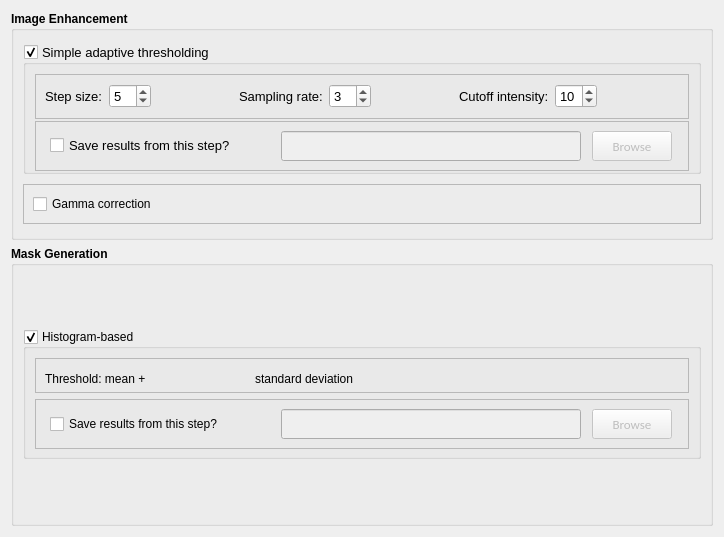
            <widget class="QWidget" name="scrollAreaWidgetContents">
             <property name="geometry">
              <rect>
               <x>0</x>
               <y>0</y>
               <width>724</width>
               <height>537</height>
              </rect>
             </property>
             <layout class="QVBoxLayout" name="verticalLayout_7">
              <item>
               <widget class="QGroupBox" name="groupBox_2">
                <property name="minimumSize">
                 <size>
                  <width>0</width>
                  <height>200</height>
                 </size>
                </property>
                <property name="maximumSize">
                 <size>
                  <width>16777215</width>
                  <height>300</height>
                 </size>
                </property>
                <property name="font">
                 <font>
                  <weight>75</weight>
                  <bold>true</bold>
                 </font>
                </property>
                <property name="title">
                 <string>Image Enhancement</string>
                </property>
                <layout class="QVBoxLayout" name="verticalLayout_4">
                 <item>
                  <widget class="QGroupBox" name="groupBox_3">
                   <property name="minimumSize">
                    <size>
                     <width>0</width>
                     <height>130</height>
                    </size>
                   </property>
                   <property name="maximumSize">
                    <size>
                     <width>16777215</width>
                     <height>130</height>
                    </size>
                   </property>
                   <property name="font">
                    <font>
                     <pointsize>10</pointsize>
                     <weight>50</weight>
                     <bold>false</bold>
                    </font>
                   </property>
                   <property name="title">
                    <string>Simple adaptive thresholding</string>
                   </property>
                   <property name="checkable">
                    <bool>true</bool>
                   </property>
                   <layout class="QVBoxLayout" name="verticalLayout_6">
                    <item>
                     <widget class="QFrame" name="frame_3">
                      <property name="minimumSize">
                       <size>
                        <width>0</width>
                        <height>45</height>
                       </size>
                      </property>
                      <property name="frameShape">
                       <enum>QFrame::StyledPanel</enum>
                      </property>
                      <property name="frameShadow">
                       <enum>QFrame::Raised</enum>
                      </property>
                      <layout class="QHBoxLayout" name="horizontalLayout_11">
                       <item>
                        <widget class="QLabel" name="label_2">
                         <property name="cursor">
                          <cursorShape>WhatsThisCursor</cursorShape>
                         </property>
                         <property name="mouseTracking">
                          <bool>true</bool>
                         </property>
                         <property name="toolTip">
                          <string>&lt;html&gt;&lt;head/&gt;&lt;body&gt;&lt;p&gt;&lt;span style=&quot; font-size:9pt;&quot;&gt;Step size refers to the interval between every sampled pixel/voxel. Usually step size it set to be roughly the same size as the object to be segmented. The default value is 5.&lt;/span&gt;&lt;/p&gt;&lt;/body&gt;&lt;/html&gt;</string>
                         </property>
                         <property name="text">
                          <string>Step size:</string>
                         </property>
                        </widget>
                       </item>
                       <item>
                        <widget class="QSpinBox" name="spinBox">
                         <property name="minimum">
                          <number>1</number>
                         </property>
                         <property name="value">
                          <number>5</number>
                         </property>
                        </widget>
                       </item>
                       <item>
                        <spacer name="horizontalSpacer_8">
                         <property name="orientation">
                          <enum>Qt::Horizontal</enum>
                         </property>
                         <property name="sizeHint" stdset="0">
                          <size>
                           <width>24</width>
                           <height>18</height>
                          </size>
                         </property>
                        </spacer>
                       </item>
                       <item>
                        <widget class="QLabel" name="label_3">
                         <property name="cursor">
                          <cursorShape>WhatsThisCursor</cursorShape>
                         </property>
                         <property name="mouseTracking">
                          <bool>true</bool>
                         </property>
                         <property name="toolTip">
                          <string>&lt;html&gt;&lt;head/&gt;&lt;body&gt;&lt;p&gt;&lt;span style=&quot; font-size:9pt;&quot;&gt;Sampling rate refers to how many pixels/voxels to be sampled in one direction. The simple adaptive thresholding samples the image in 6 direction with the pixel/voxel to be thresholded in the center: x+, x-, y+, y-, z+, z-. Smaller step size prefers larger sampling rate to cover sufficient area to be sampled. The default value is 3.&lt;/span&gt;&lt;/p&gt;&lt;/body&gt;&lt;/html&gt;</string>
                         </property>
                         <property name="text">
                          <string>Sampling rate:</string>
                         </property>
                        </widget>
                       </item>
                       <item>
                        <widget class="QSpinBox" name="spinBox_2">
                         <property name="minimum">
                          <number>1</number>
                         </property>
                         <property name="value">
                          <number>3</number>
                         </property>
                        </widget>
                       </item>
                       <item>
                        <spacer name="horizontalSpacer_9">
                         <property name="orientation">
                          <enum>Qt::Horizontal</enum>
                         </property>
                         <property name="sizeHint" stdset="0">
                          <size>
                           <width>24</width>
                           <height>18</height>
                          </size>
                         </property>
                        </spacer>
                       </item>
                       <item>
                        <widget class="QLabel" name="label_11">
                         <property name="text">
                          <string>Cutoff intensity:</string>
                         </property>
                        </widget>
                       </item>
                       <item>
                        <widget class="QSpinBox" name="spinBox_9">
                         <property name="value">
                          <number>10</number>
                         </property>
                        </widget>
                       </item>
                       <item>
                        <spacer name="horizontalSpacer_10">
                         <property name="orientation">
                          <enum>Qt::Horizontal</enum>
                         </property>
                         <property name="sizeHint" stdset="0">
                          <size>
                           <width>62</width>
                           <height>18</height>
                          </size>
                         </property>
                        </spacer>
                       </item>
                      </layout>
                     </widget>
                    </item>
                    <item>
                     <widget class="QFrame" name="frame_6">
                      <property name="minimumSize">
                       <size>
                        <width>300</width>
                        <height>50</height>
                       </size>
                      </property>
                      <property name="maximumSize">
                       <size>
                        <width>680</width>
                        <height>50</height>
                       </size>
                      </property>
                      <property name="frameShape">
                       <enum>QFrame::StyledPanel</enum>
                      </property>
                      <property name="frameShadow">
                       <enum>QFrame::Raised</enum>
                      </property>
                      <layout class="QHBoxLayout" name="horizontalLayout_3">
                       <item>
                        <widget class="QCheckBox" name="checkBox_4">
                         <property name="maximumSize">
                          <size>
                           <width>220</width>
                           <height>16777215</height>
                          </size>
                         </property>
                         <property name="text">
                          <string>Save results from this step?</string>
                         </property>
                        </widget>
                       </item>
                       <item>
                        <widget class="QLineEdit" name="lineEdit_2">
                         <property name="enabled">
                          <bool>false</bool>
                         </property>
                         <property name="minimumSize">
                          <size>
                           <width>300</width>
                           <height>30</height>
                          </size>
                         </property>
                         <property name="maximumSize">
                          <size>
                           <width>300</width>
                           <height>16777215</height>
                          </size>
                         </property>
                        </widget>
                       </item>
                       <item>
                        <widget class="QPushButton" name="pushButton_5">
                         <property name="enabled">
                          <bool>false</bool>
                         </property>
                         <property name="minimumSize">
                          <size>
                           <width>50</width>
                           <height>30</height>
                          </size>
                         </property>
                         <property name="maximumSize">
                          <size>
                           <width>80</width>
                           <height>16777215</height>
                          </size>
                         </property>
                         <property name="font">
                          <font>
                           <family>Calibri</family>
                           <pointsize>10</pointsize>
                          </font>
                         </property>
                         <property name="text">
                          <string>Browse</string>
                         </property>
                        </widget>
                       </item>
                      </layout>
                     </widget>
                    </item>
                   </layout>
                  </widget>
                 </item>
                 <item>
                  <widget class="QFrame" name="frame_14">
                   <property name="maximumSize">
                    <size>
                     <width>16777215</width>
                     <height>40</height>
                    </size>
                   </property>
                   <property name="frameShape">
                    <enum>QFrame::StyledPanel</enum>
                   </property>
                   <property name="frameShadow">
                    <enum>QFrame::Raised</enum>
                   </property>
                   <layout class="QHBoxLayout" name="horizontalLayout_10">
                    <item>
                     <widget class="QCheckBox" name="checkBox_6">
                      <property name="font">
                       <font>
                        <weight>50</weight>
                        <bold>false</bold>
                       </font>
                      </property>
                      <property name="text">
                       <string>Gamma correction</string>
                      </property>
                     </widget>
                    </item>
                    <item>
                     <spacer name="horizontalSpacer_7">
                      <property name="orientation">
                       <enum>Qt::Horizontal</enum>
                      </property>
                      <property name="sizeHint" stdset="0">
                       <size>
                        <width>477</width>
                        <height>13</height>
                       </size>
                      </property>
                     </spacer>
                    </item>
                   </layout>
                  </widget>
                 </item>
                </layout>
               </widget>
              </item>
              <item>
               <widget class="QGroupBox" name="groupBox_4">
                <property name="minimumSize">
                 <size>
                  <width>0</width>
                  <height>280</height>
                 </size>
                </property>
                <property name="maximumSize">
                 <size>
                  <width>16777215</width>
                  <height>600</height>
                 </size>
                </property>
                <property name="font">
                 <font>
                  <weight>75</weight>
                  <bold>true</bold>
                 </font>
                </property>
                <property name="title">
                 <string>Mask Generation</string>
                </property>
                <layout class="QVBoxLayout" name="verticalLayout_8">
                 <item>
                  <widget class="QGroupBox" name="groupBox_6">
                   <property name="minimumSize">
                    <size>
                     <width>0</width>
                     <height>120</height>
                    </size>
                   </property>
                   <property name="maximumSize">
                    <size>
                     <width>16777215</width>
                     <height>130</height>
                    </size>
                   </property>
                   <property name="font">
                    <font>
                     <weight>50</weight>
                     <bold>false</bold>
                    </font>
                   </property>
                   <property name="title">
                    <string>Histogram-based</string>
                   </property>
                   <property name="checkable">
                    <bool>true</bool>
                   </property>
                   <layout class="QVBoxLayout" name="verticalLayout_9">
                    <item>
                     <widget class="QFrame" name="frame_7">
                      <property name="minimumSize">
                       <size>
                        <width>0</width>
                        <height>35</height>
                       </size>
                      </property>
                      <property name="maximumSize">
                       <size>
                        <width>16777215</width>
                        <height>100</height>
                       </size>
                      </property>
                      <property name="frameShape">
                       <enum>QFrame::StyledPanel</enum>
                      </property>
                      <property name="frameShadow">
                       <enum>QFrame::Raised</enum>
                      </property>
                      <widget class="QLabel" name="label_4">
                       <property name="geometry">
                        <rect>
                         <x>10</x>
                         <y>10</y>
                         <width>131</width>
                         <height>21</height>
                        </rect>
                       </property>
                       <property name="text">
                        <string>Threshold: mean + </string>
                       </property>
                      </widget>
                      <widget class="QLabel" name="label_5">
                       <property name="geometry">
                        <rect>
                         <x>220</x>
                         <y>10</y>
                         <width>131</width>
                         <height>21</height>
                        </rect>
                       </property>
                       <property name="text">
                        <string>standard deviation</string>
                       </property>
                      </widget>
                     </widget>
                    </item>
                    <item>
                     <widget class="QFrame" name="frame_8">
                      <property name="minimumSize">
                       <size>
                        <width>0</width>
                        <height>50</height>
                       </size>
                      </property>
                      <property name="maximumSize">
                       <size>
                        <width>16777215</width>
                        <height>80</height>
                       </size>
                      </property>
                      <property name="frameShape">
                       <enum>QFrame::StyledPanel</enum>
                      </property>
                      <property name="frameShadow">
                       <enum>QFrame::Raised</enum>
                      </property>
                      <layout class="QHBoxLayout" name="horizontalLayout_4">
                       <item>
                        <widget class="QCheckBox" name="checkBox_5">
                         <property name="maximumSize">
                          <size>
                           <width>220</width>
                           <height>16777215</height>
                          </size>
                         </property>
                         <property name="text">
                          <string>Save results from this step?</string>
                         </property>
                        </widget>
                       </item>
                       <item>
                        <widget class="QLineEdit" name="lineEdit_3">
                         <property name="enabled">
                          <bool>false</bool>
                         </property>
                         <property name="minimumSize">
                          <size>
                           <width>300</width>
                           <height>30</height>
                          </size>
                         </property>
                         <property name="maximumSize">
                          <size>
                           <width>300</width>
                           <height>16777215</height>
                          </size>
                         </property>
                        </widget>
                       </item>
                       <item>
                        <widget class="QPushButton" name="pushButton_6">
                         <property name="enabled">
                          <bool>false</bool>
                         </property>
                         <property name="minimumSize">
                          <size>
                           <width>50</width>
                           <height>30</height>
                          </size>
                         </property>
                         <property name="maximumSize">
                          <size>
                           <width>80</width>
                           <height>16777215</height>
                          </size>
                         </property>
                         <property name="font">
                          <font>
                           <family>Calibri</family>
                           <pointsize>10</pointsize>
                          </font>
                         </property>
                         <property name="text">
                          <string>Browse</string>
                         </property>
                        </widget>
                       </item>
                      </layout>
                     </widget>
                    </item>
                   </layout>
                  </widget>
                 </item>
                </layout>
               </widget>
              </item>
             </layout>
            </widget>
